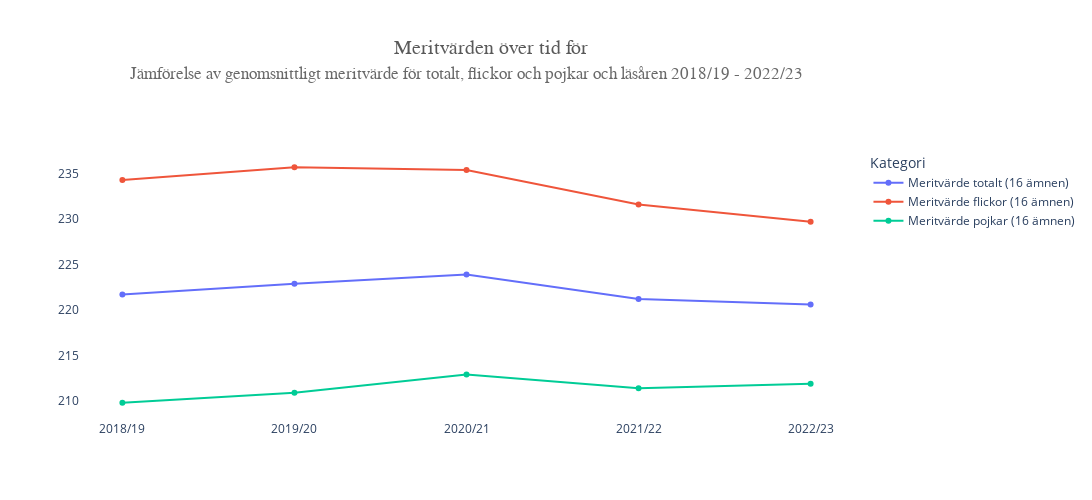

Notebook cell for this chart:
### Markdown cell above
### 1b) Rita ett linjediagram för meritvärde för 16 ämnen för totalt, flickor och pojkar för läsår 18-23

### Code cell
# Using Plotly to create line chart
# Using only the first five rows
fig = px.line(
    df_grades.head(5),
    x="Läsår/Huvudman/Bakgrund",
    y=[
        "Meritvärde totalt (16 ämnen)",
        "Meritvärde flickor (16 ämnen)",
        "Meritvärde pojkar (16 ämnen)"
    ],
    labels={"value": "Meritvärde för 16 ämnen", "variable": "Kategori"},
    title="Meritvärde för 16 ämnen",
    markers=True
)  

# Updating layout
fig.update_layout(
    title={
        "text": "Meritvärden över tid för",
        "y": 0.92, 
        "x": 0.45,
        "xanchor": "center",
        "yanchor": "top",
        "font": dict(
            family="Arial Black",
            size=20,
            color="#595959"
        ),
    },
    xaxis_title="",
    yaxis_title="", 
    xaxis=dict(tickmode="linear"),
    paper_bgcolor="white",
    plot_bgcolor="white",
    margin=dict(t=150), 
    height=500,
    width=1600
)

# Adding subtitle
fig.add_annotation(
    dict(
        font=dict(
            family="Verdana",
            size=17,
            color="dimgray"
        ),
        x=0.5,
        y=1.24,  
        showarrow=False,
        text="Jämförelse av genomsnittligt meritvärde för totalt, flickor och pojkar och läsåren 2018/19 - 2022/23",
        xref="paper",
        yref="paper",
        xanchor="center",
        yanchor="bottom"
    )
)

fig.show()

### Figure 1 — Plotly figure (JSON) as saved in the notebook; plotly's stock layout.template omitted (floating-point values rounded to 4 significant figures)
{"data": [{"hovertemplate": "Kategori=Meritvärde totalt (16 ämnen)<br>Läsår/Huvudman/Bakgrund=%{x}<br>Meritvärde för 16 ämnen=%{y}<extra></extra>", "legendgroup": "Meritvärde totalt (16 ämnen)", "line": {"color": "#636efa", "dash": "solid"}, "marker": {"symbol": "circle"}, "mode": "lines+markers", "name": "Meritvärde totalt (16 ämnen)", "orientation": "v", "showlegend": true, "type": "scatter", "x": ["2018/19", "2019/20", "2020/21", "2021/22", "2022/23"], "xaxis": "x", "y": [221.7, 222.9, 223.9, 221.2, 220.6], "yaxis": "y"}, {"hovertemplate": "Kategori=Meritvärde flickor (16 ämnen)<br>Läsår/Huvudman/Bakgrund=%{x}<br>Meritvärde för 16 ämnen=%{y}<extra></extra>", "legendgroup": "Meritvärde flickor (16 ämnen)", "line": {"color": "#EF553B", "dash": "solid"}, "marker": {"symbol": "circle"}, "mode": "lines+markers", "name": "Meritvärde flickor (16 ämnen)", "orientation": "v", "showlegend": true, "type": "scatter", "x": ["2018/19", "2019/20", "2020/21", "2021/22", "2022/23"], "xaxis": "x", "y": [234.3, 235.7, 235.4, 231.6, 229.7], "yaxis": "y"}, {"hovertemplate": "Kategori=Meritvärde pojkar (16 ämnen)<br>Läsår/Huvudman/Bakgrund=%{x}<br>Meritvärde för 16 ämnen=%{y}<extra></extra>", "legendgroup": "Meritvärde pojkar (16 ämnen)", "line": {"color": "#00cc96", "dash": "solid"}, "marker": {"symbol": "circle"}, "mode": "lines+markers", "name": "Meritvärde pojkar (16 ämnen)", "orientation": "v", "showlegend": true, "type": "scatter", "x": ["2018/19", "2019/20", "2020/21", "2021/22", "2022/23"], "xaxis": "x", "y": [209.8, 210.9, 212.9, 211.4, 211.9], "yaxis": "y"}], "layout": {"annotations": [{"font": {"color": "dimgray", "family": "Verdana", "size": 17}, "showarrow": false, "text": "Jämförelse av genomsnittligt meritvärde för totalt, flickor och pojkar och läsåren 2018/19 - 2022/23", "x": 0.5, "xanchor": "center", "xref": "paper", "y": 1.24, "yanchor": "bottom", "yref": "paper"}], "height": 500, "legend": {"title": {"text": "Kategori"}, "tracegroupgap": 0}, "margin": {"t": 150}, "paper_bgcolor": "white", "plot_bgcolor": "white", "title": {"font": {"color": "#595959", "family": "Arial Black", "size": 20}, "text": "Meritvärden över tid för", "x": 0.45, "xanchor": "center", "y": 0.92, "yanchor": "top"}, "width": 1600, "xaxis": {"anchor": "y", "domain": [0, 1], "tickmode": "linear", "title": {"text": ""}}, "yaxis": {"anchor": "x", "domain": [0, 1], "title": {"text": ""}}}}
